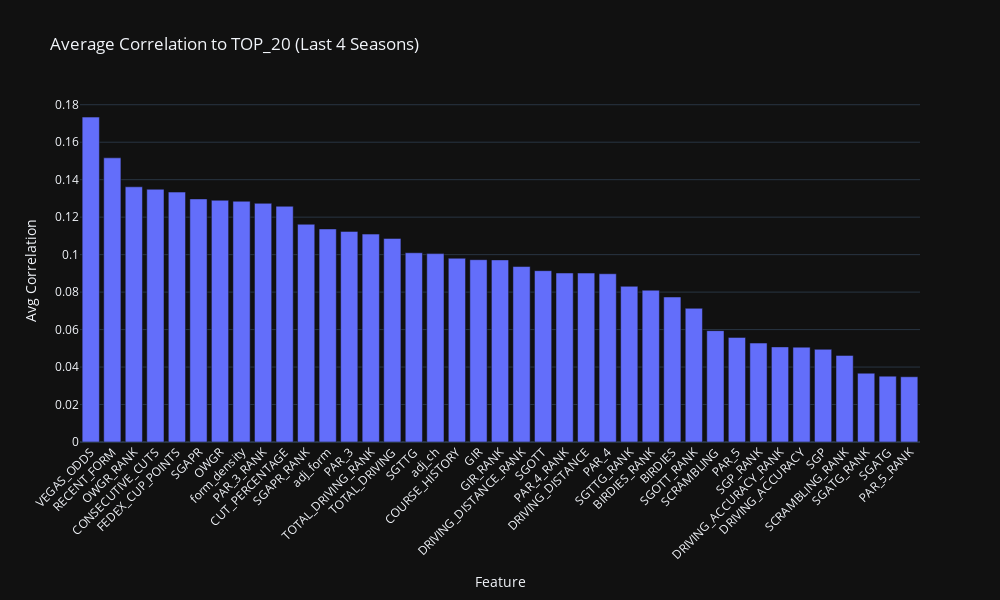

Notebook code cell kept with this figure:
### Markdown cell above
**Average of Last 4 Years**

### Code cell
import pandas as pd
import numpy as np
import plotly.express as px

# === Rebuild correlation matrices for the 4 most recent seasons ===
cor = {}
recent_seasons = sorted(training_df["SEASON"].unique())[-4:]

for season in recent_seasons:
    df_season = training_df[training_df["SEASON"] == season].copy()
    numeric_cols = df_season.select_dtypes(include=["float64", "int64"])
    cor[int(season)] = numeric_cols.corr().abs()

# === Combine into one summary DataFrame ===
cor_df = pd.DataFrame()

for season in recent_seasons:
    df = cor[season].reset_index()
    if "TOP_20" not in df.columns:
        continue
    temp = df[["index", "TOP_20"]].copy()
    temp = temp.rename(columns={"TOP_20": str(season)})
    if cor_df.empty:
        cor_df = temp
    else:
        cor_df = cor_df.merge(temp, on="index", how="outer")

# Drop target and metadata rows
cor_df = cor_df[~cor_df["index"].isin(["TOP_20", "FINAL_POS", "SEASON"])]

# Compute average correlation across seasons
cor_df["AVERAGE"] = cor_df.drop(columns=["index"]).mean(axis=1)
cor_df = cor_df.sort_values(by="AVERAGE", ascending=False)

# === Plotly Bar Chart ===
fig = px.bar(
    cor_df,
    x="index",
    y="AVERAGE",
    title="Average Correlation to TOP_20 (Last 4 Seasons)",
    labels={"index": "Feature", "AVERAGE": "Avg Correlation"},
    template="plotly_dark"
)

fig.update_layout(
    xaxis_tickangle=-45,
    height=600,
    width=1000,
    showlegend=False
)

fig.show()

### Figure 1 — Plotly figure (JSON) as saved in the notebook; plotly's stock layout.template omitted (floating-point values rounded to 4 significant figures)
{"data": [{"hovertemplate": "Feature=%{x}<br>Avg Correlation=%{y}<extra></extra>", "legendgroup": "", "marker": {"color": "#636efa", "pattern": {"shape": ""}}, "name": "", "orientation": "v", "showlegend": false, "textposition": "auto", "type": "bar", "x": ["VEGAS_ODDS", "RECENT_FORM", "OWGR_RANK", "CONSECUTIVE_CUTS", "FEDEX_CUP_POINTS", "SGAPR", "OWGR", "form_density", "PAR_3_RANK", "CUT_PERCENTAGE", "SGAPR_RANK", "adj_form", "PAR_3", "TOTAL_DRIVING_RANK", "TOTAL_DRIVING", "SGTTG", "adj_ch", "COURSE_HISTORY", "GIR", "GIR_RANK", "DRIVING_DISTANCE_RANK", "SGOTT", "PAR_4_RANK", "DRIVING_DISTANCE", "PAR_4", "SGTTG_RANK", "BIRDIES_RANK", "BIRDIES", "SGOTT_RANK", "SCRAMBLING", "PAR_5", "SGP_RANK", "DRIVING_ACCURACY_RANK", "DRIVING_ACCURACY", "SGP", "SCRAMBLING_RANK", "SGATG_RANK", "SGATG", "PAR_5_RANK"], "xaxis": "x", "y": [0.1734, 0.1517, 0.1362, 0.1349, 0.1334, 0.1297, 0.129, 0.1285, 0.1274, 0.1258, 0.1162, 0.1137, 0.1124, 0.111, 0.1087, 0.101, 0.1005, 0.09809, 0.0973, 0.0972, 0.09364, 0.09144, 0.09021, 0.09017, 0.08979, 0.08309, 0.08101, 0.0774, 0.07135, 0.05943, 0.05583, 0.05281, 0.05076, 0.05062, 0.04947, 0.04622, 0.03673, 0.03515, 0.03483], "yaxis": "y"}], "layout": {"barmode": "relative", "height": 600, "legend": {"tracegroupgap": 0}, "showlegend": false, "title": {"text": "Average Correlation to TOP_20 (Last 4 Seasons)"}, "width": 1000, "xaxis": {"anchor": "y", "domain": [0, 1], "tickangle": -45, "title": {"text": "Feature"}}, "yaxis": {"anchor": "x", "domain": [0, 1], "title": {"text": "Avg Correlation"}}}}
